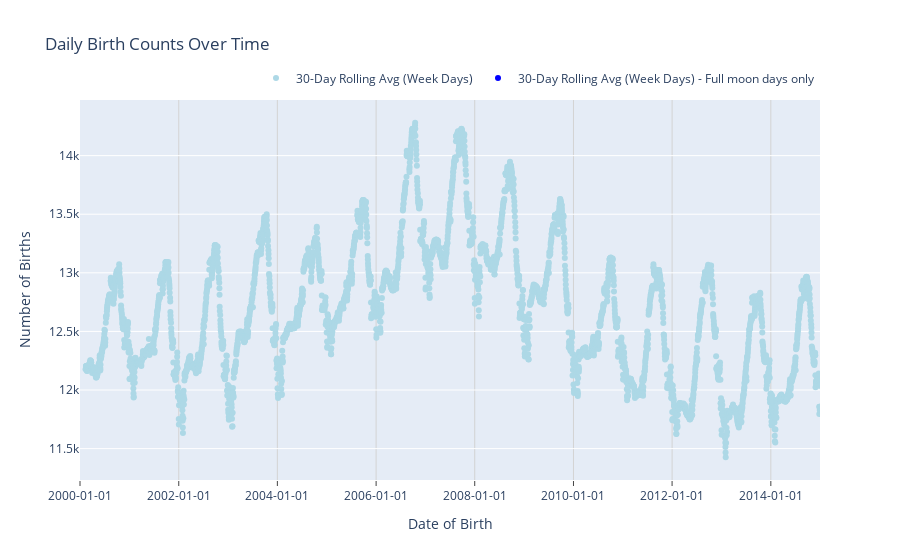

Notebook code for this chart:
### Code cell
# Create the starting point of the range: January 1st of the first year
start_year = births['date_of_birth'].min().year
start_date = pd.Timestamp(f'{start_year}-01-01')

# Get the last date in the data for the end of the range
end_date = births['date_of_birth'].max()

fig = go.Figure()

# Plot 30-day rolling average for all weekdays
fig.add_trace(go.Scatter(
    x=weekday_averages['date_of_birth'], 
    y=weekday_averages['rolling_avg_all'], 
    mode='markers', name='30-Day Rolling Avg (Week Days)', marker=dict(color='#ADD8E6')
))

fig.add_trace(go.Scatter(
    x=weekday_averages[weekday_averages['full_moon']]['date_of_birth'], 
    y=weekday_averages[weekday_averages['full_moon']]['rolling_avg_full_moon'], 
    mode='markers', name='30-Day Rolling Avg (Week Days) - Full moon days only', marker=dict(color='#0000FF')
))


fig.update_layout(
    title='Daily Birth Counts Over Time',
    xaxis_title='Date of Birth',
    yaxis_title='Number of Births',

    # Customize the x-axis
    xaxis=dict(
        tickmode='auto',                # Automatically choose tick intervals
        showgrid=True,                  # Show grid lines for the x-axis
        gridwidth=1,                    # Set grid line width
        gridcolor='LightGray',          # Set grid line color
        tickformat='%Y-%m-%d',                # Display only the year in the format YYYY
        range=[start_date, end_date],   # Set chart range from Jan 1st of the first year to last date
        ticks='outside',                # Show ticks outside the axis
        tickangle=0 #-45                   # Rotate ticks slightly for better readability
    ),

    # Customize the legend to be horizontal and below the chart
    legend=dict(
        orientation="h",
        yanchor="bottom",
        y=1.02,
        xanchor="right",
        x=1
    ),
    
    # Increase bottom margin to create space for both the x-axis labels and legend
    # margin=dict(l=20, r=20, t=50, b=50)  # Adjust the bottom margin to avoid squeezing
)

# Show the plot
fig.show()

### Figure 1 — Plotly figure (JSON) as saved in the notebook; plotly's stock layout.template omitted (floating-point values rounded to 4 significant figures; data arrays with more than 128 entries replaced by an {"elided": "..."} marker saying what was removed)
{"data": [{"marker": {"color": "#ADD8E6"}, "mode": "markers", "name": "30-Day Rolling Avg (Week Days)", "type": "scatter", "x": {"elided": "3913 str values"}, "y": {"elided": "3913 float values"}}, {"marker": {"color": "#0000FF"}, "mode": "markers", "name": "30-Day Rolling Avg (Week Days) - Full moon days only", "type": "scatter", "x": {"elided": "130 str values"}, "y": {"elided": "130 null values"}}], "layout": {"autosize": true, "legend": {"orientation": "h", "x": 1, "xanchor": "right", "y": 1.02, "yanchor": "bottom"}, "title": {"text": "Daily Birth Counts Over Time"}, "xaxis": {"gridcolor": "LightGray", "gridwidth": 1, "range": ["2000-01-01T00:00:00", "2014-12-31T00:00:00"], "showgrid": true, "tickangle": 0, "tickformat": "%Y-%m-%d", "tickmode": "auto", "ticks": "outside", "title": {"text": "Date of Birth"}, "type": "date"}, "yaxis": {"autorange": true, "range": [11190.0, 14520.0], "title": {"text": "Number of Births"}, "type": "linear"}}}
